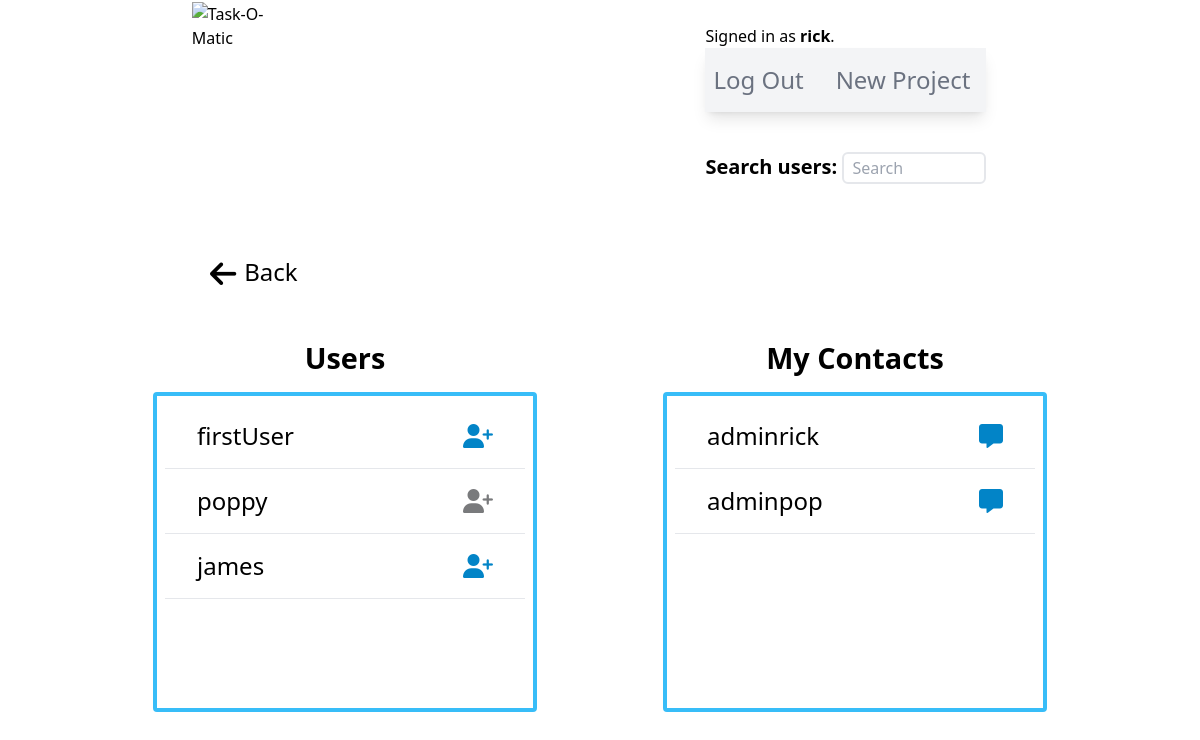
Before: /users (signed in) with the older database file.
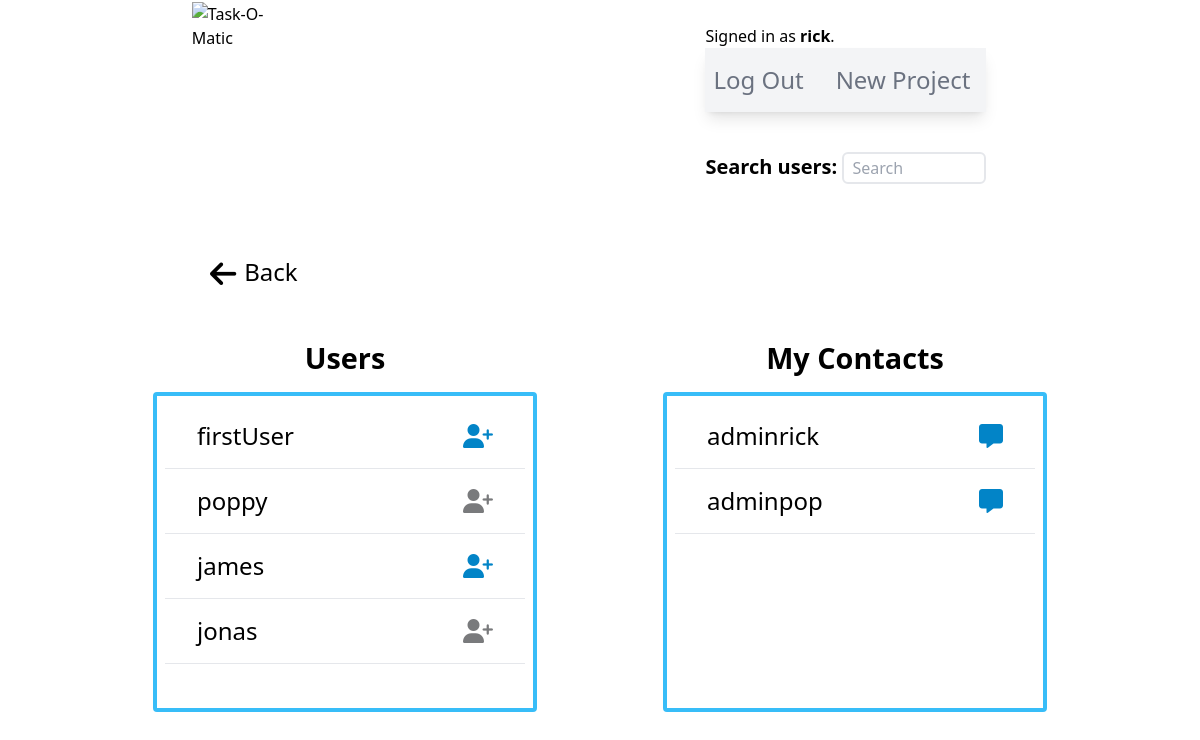
After: the same page with the newer database file.
### taskomatic/models.py (models this page shows)
class User(AbstractUser):
    pass

### taskomatic/views.py (the view)
# urls.py: path("users", views.users_view, name="users"),
def users_view(request):
    q = request.GET.get('q', '')
    currentUserId = request.user.id
    currentUser = User.objects.get(id=currentUserId)
    users = User.objects.filter(Q(username__icontains=q), ~Q(username=currentUser))
    relationship = Relationship.objects.filter(Q(from_user=currentUser) | Q(to_user=currentUser))
    acceptedRelationshipStatus = {}
    pendingRelationshipStatus = {}
    for relation in relationship:
        if relation.status == 'pending':
            if currentUser == relation.from_user:
                user = str(relation.to_user)
                pendingRelationshipStatus[user] = relation.status
            elif currentUser == relation.to_user:
                user = str(relation.from_user)
                pendingRelationshipStatus[user] = relation.status
        elif relation.status == 'accepted':
            if currentUser == relation.from_user:
                user = str(relation.to_user)
                acceptedRelationshipStatus[user] = relation.status
            elif currentUser == relation.to_user:
                user = str(relation.from_user)
                acceptedRelationshipStatus[user] = relation.status
    context = {
        "users": users,
        "acceptedRelationshipStatus": acceptedRelationshipStatus,
        "pendingRelationshipStatus": pendingRelationshipStatus
    }
    return render(request, "taskomatic/users.html", context)

### taskomatic/templates/taskomatic/users.html (shortened to what this page needs)
{% extends "./layout.html" %}
{% load static %}
{% block body %}
<div class="mx-auto w-[65%] mt-12">
    <a href="{% url 'index' %}" class="hover:text-sky-700 h-full"><i class="fa-solid fa-arrow-left text-3xl pr-2"></i><span class="inline-block text-2xl relative bottom-1">Back</span></a>
</div>
<div class="flex justify-around w-[85%] mx-auto flex-wrap">
    <div class="flex flex-col items-center mt-12">
        <h2 class="text-3xl font-bold mb-4">Users</h2>
        {% if users %}
        <div class="p-2 border-4 border-sky-400 rounded min-h-[20rem] w-96">
            {% for user in users %}
                {% if user.username not in acceptedRelationshipStatus %}
            <div class="flex justify-between items-center mb-4 mt-4">
                <p class="text-2xl ml-8">{{ user.username }}</p>
                    {% if user.username in pendingRelationshipStatus %}
                <button class="text-2xl text-sky-600 hover:text-sky-700 focus:outline-none mr-8 cursor-default" title="Pending">
                    <i class="fa-solid fa-user-plus" style="color: #797a7c;"></i>
                </button>
                    {% else %}
                <button class="text-2xl text-sky-600 hover:text-sky-700 focus:outline-none mr-8" title="Send request">
                    <a href="{% url 'addContact' user.id %}"><i class="fa-solid fa-user-plus"></i></a>
                </button>
                    {% endif %}
            </div>
            <hr>
                {% endif %}
            {% endfor %}
        </div>
        {% else %}
        <div class="p-2 border-4 border-cyan-300 rounded min-h-[20rem] w-96">
            <p class="text-xl text-center mt-10">No users found.</p>
        </div>
        {% endif %}
    </div>
    <div class="flex flex-col items-center mt-12 mb-12">
        <h2 class="text-3xl font-bold mb-4">My Contacts</h2>
        {% if users %}
        <div class="p-2 border-4 border-sky-400 rounded min-h-[20rem] w-96">
            {% for user in users %}
                {% if user.username in acceptedRelationshipStatus %}
            <div class="flex justify-between items-center mb-4 mt-4">
                <p class="text-2xl ml-8">{{ user.username }}</p>
                <button class="text-2xl text-sky-600 hover:text-sky-700 focus:outline-none mr-8" title="Message">
                    <a href=""><i class="fa-solid fa-message"></i></a>
                </button>
            </div>
            <hr>
                {% endif %}
            {% endfor %}
        </div>
        {% else %}
        <div class="p-2 border-4 border-cyan-300 rounded min-h-[20rem] w-96">
            <p class="text-xl text-center mt-10">No users found.</p>
        </div>
        {% endif %}
    </div>
{% endblock body %}

Changed rows visible on the page:
added User: username "jonas", shown under "Users"
